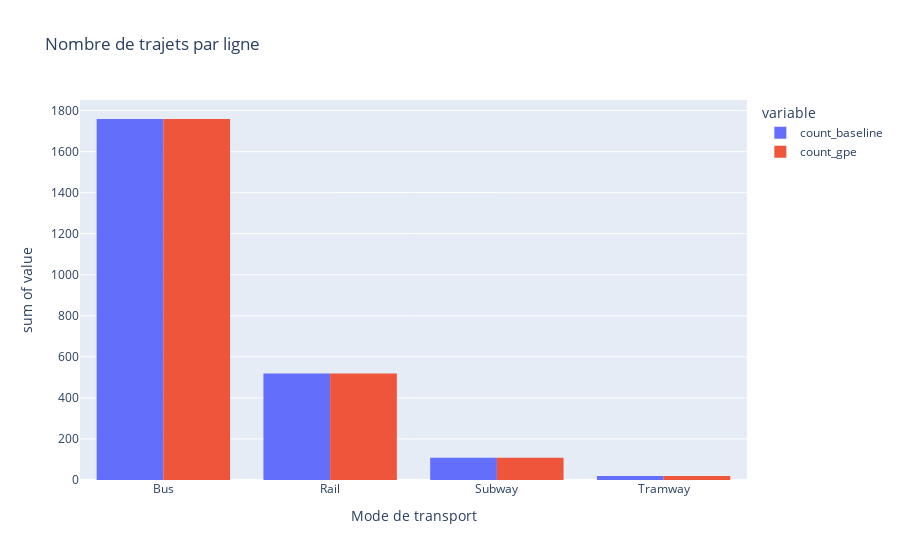

Notebook cell for this chart:
### Code cell
fig = px.histogram(
    route_type_counts,
    x="route_type",
    y = ["count_baseline", "count_gpe"],
    title="Nombre de trajets par ligne",
    labels={"route_type":"Mode de transport"},
    barmode="group"
)
fig.show()

### Figure 1 — Plotly figure (JSON) as saved in the notebook; plotly's stock layout.template omitted (floating-point values rounded to 4 significant figures)
{"data": [{"alignmentgroup": "True", "bingroup": "x", "histfunc": "sum", "hovertemplate": "variable=count_baseline<br>Mode de transport=%{x}<br>sum of value=%{y}<extra></extra>", "legendgroup": "count_baseline", "marker": {"color": "#636efa", "pattern": {"shape": ""}}, "name": "count_baseline", "offsetgroup": "count_baseline", "orientation": "v", "showlegend": true, "type": "histogram", "x": ["Bus", "Rail", "Subway", "Tramway"], "xaxis": "x", "y": [1759, 519, 108, 20], "yaxis": "y"}, {"alignmentgroup": "True", "bingroup": "x", "histfunc": "sum", "hovertemplate": "variable=count_gpe<br>Mode de transport=%{x}<br>sum of value=%{y}<extra></extra>", "legendgroup": "count_gpe", "marker": {"color": "#EF553B", "pattern": {"shape": ""}}, "name": "count_gpe", "offsetgroup": "count_gpe", "orientation": "v", "showlegend": true, "type": "histogram", "x": ["Bus", "Rail", "Subway", "Tramway"], "xaxis": "x", "y": [1759, 519, 108, 20], "yaxis": "y"}], "layout": {"barmode": "group", "legend": {"title": {"text": "variable"}, "tracegroupgap": 0}, "title": {"text": "Nombre de trajets par ligne"}, "xaxis": {"anchor": "y", "domain": [0, 1], "title": {"text": "Mode de transport"}}, "yaxis": {"anchor": "x", "domain": [0, 1], "title": {"text": "sum of value"}}}}
